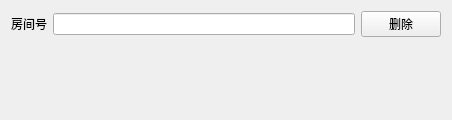
<?xml version="1.0" encoding="UTF-8"?>
<ui version="4.0">
 <class>DeleteRoomWnd</class>
 <widget class="QWidget" name="DeleteRoomWnd">
  <property name="geometry">
   <rect>
    <x>0</x>
    <y>0</y>
    <width>452</width>
    <height>120</height>
   </rect>
  </property>
  <property name="windowTitle">
   <string>DeleteRoomWnd</string>
  </property>
  <layout class="QVBoxLayout" name="verticalLayout">
   <item>
    <layout class="QHBoxLayout" name="horizontalLayout">
     <item>
      <widget class="QLabel" name="label">
       <property name="text">
        <string>房间号</string>
       </property>
      </widget>
     </item>
     <item>
      <widget class="QLineEdit" name="IDEdit"/>
     </item>
     <item>
      <widget class="QPushButton" name="deleteBtn">
       <property name="text">
        <string>删除</string>
       </property>
      </widget>
     </item>
    </layout>
   </item>
   <item>
    <widget class="QLabel" name="noteLabel">
     <property name="text">
      <string/>
     </property>
    </widget>
   </item>
   <item>
    <spacer name="verticalSpacer">
     <property name="orientation">
      <enum>Qt::Vertical</enum>
     </property>
     <property name="sizeHint" stdset="0">
      <size>
       <width>20</width>
       <height>40</height>
      </size>
     </property>
    </spacer>
   </item>
  </layout>
 </widget>
 <layoutdefault spacing="6" margin="11"/>
 <resources/>
 <connections/>
</ui>
